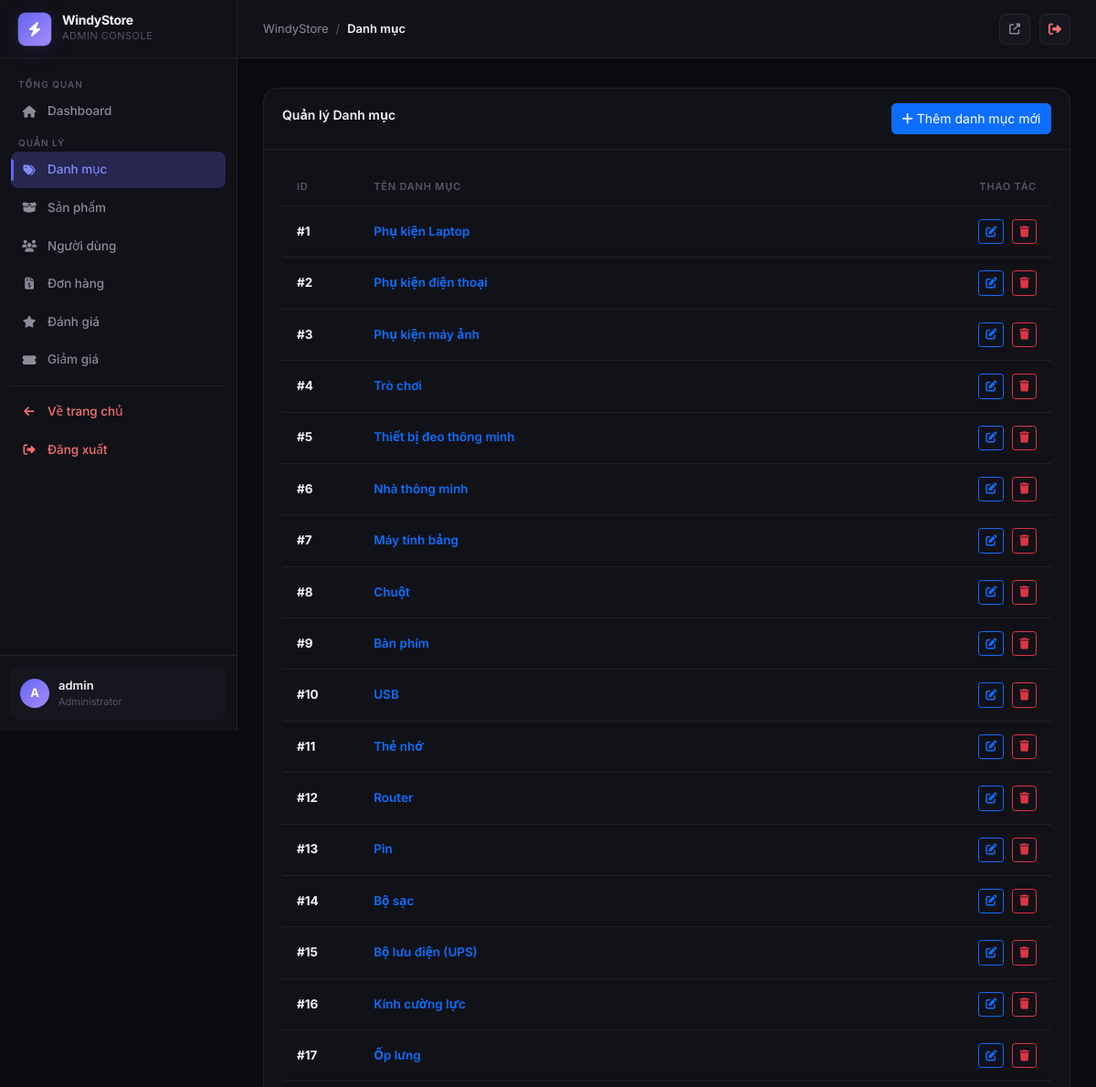
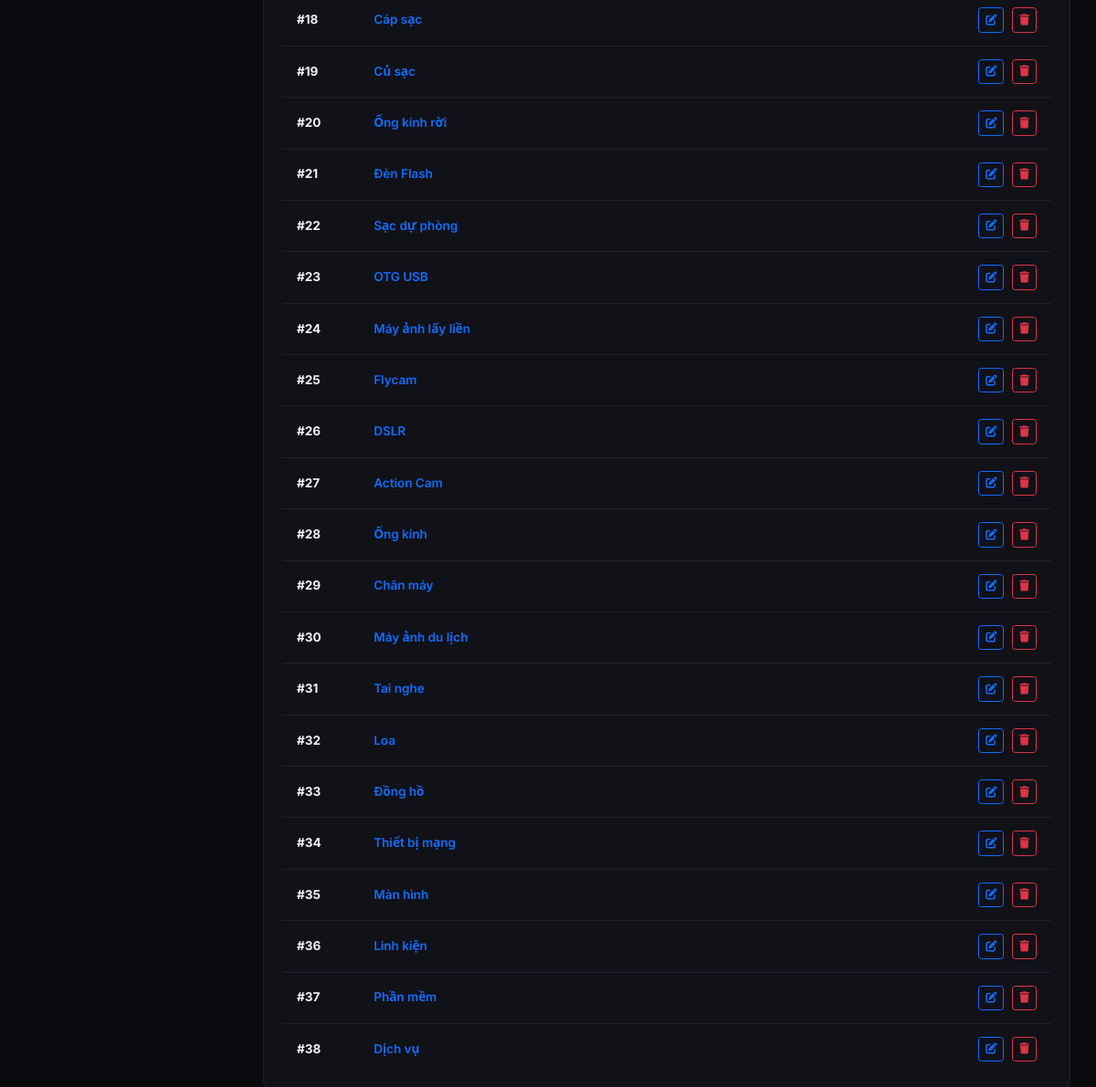
Page /admin/index.php?act=categories (signed in) on the committed database (2 pictures, top to bottom).
### tables this page shows
CREATE TABLE categories (
    id INT AUTO_INCREMENT PRIMARY KEY,
    name VARCHAR(255) NOT NULL,
    img VARCHAR(255),
    status TINYINT(1) DEFAULT 1
);

### model/product.php (called while the page is built, shortened)
<?php
function get_all_categories() {
    $conn = connectdb();
    $stmt = $conn->prepare("SELECT * FROM categories");
    $stmt->execute();
    return $stmt->fetchAll(PDO::FETCH_ASSOC);
}
?>

### admin/view/categories.php (the view)
<div class="panel">
    <div class="panel-header">
        <h2 class="panel-title">Quản lý Danh mục</h2>
        <a href="index.php?act=addcategory" class="btn btn-primary"><i class="fas fa-plus"></i> Thêm danh mục mới</a>
    </div>
    <div class="panel-body">
        <?php if(empty($cat_list)): ?>
            <div class="alert alert-info border-0 bg-info bg-opacity-10 text-info">
                <i class="fas fa-info-circle me-2"></i> Chưa có danh mục nào. Hãy thêm danh mục mới.
            </div>
        <?php else: ?>
        <div style="overflow-x: auto;">
            <table class="data-table">
                <thead>
                    <tr>
                        <th width="10%">ID</th>
                        <th width="70%">Tên danh mục</th>
                        <th width="20%" style="text-align: right;">Thao tác</th>
                    </tr>
                </thead>
                <tbody>
                    <?php foreach ($cat_list as $cat): ?>
                    <tr>
                        <td><strong>#<?= $cat['id'] ?></strong></td>
                        <td><span class="fw-semibold text-primary"><?= htmlspecialchars($cat['name']) ?></span></td>
                        <td style="text-align: right;">
                            <a href="index.php?act=editcategory&id=<?= $cat['id'] ?>" class="btn btn-sm btn-outline-primary" style="margin-right: 5px;" title="Sửa">
                                <i class="fas fa-edit"></i>
                            </a>
                            <a href="index.php?act=delcategory&id=<?= $cat['id'] ?>" class="btn btn-sm btn-outline-danger" onclick="return confirm('Bạn có chắc chắn muốn xóa danh mục này?');" title="Xóa">
                                <i class="fas fa-trash"></i>
                            </a>
                        </td>
                    </tr>
                    <?php endforeach; ?>
                </tbody>
            </table>
        </div>
        <?php endif; ?>
    </div>
</div>
<?php include "footer.php"; ?>

### admin/view/header.php (shortened to what this page needs)
<!DOCTYPE html>
<html lang="vi" data-theme="dark">
<head>
    <link href="https://cdn.jsdelivr.net/npm/bootstrap@5.3.0/dist/css/bootstrap.min.css" rel="stylesheet">
    <link rel="stylesheet" href="https://cdnjs.cloudflare.com/ajax/libs/font-awesome/6.5.0/css/all.min.css">
</head>
<body>
<div class="admin-layout">
    <aside class="sidebar" id="sidebar">
        <a href="index.php" class="sidebar-brand">
            <div class="brand-icon"><i class="fas fa-bolt"></i></div>
            <div class="brand-text">
                <span class="brand-name">WindyStore</span>
                <span class="brand-sub">Admin Console</span>
            </div>
        </a>
        <nav class="sidebar-nav">
            <span class="nav-section-label">Tổng quan</span>
            <a href="index.php" class="sidebar-link <?= !isset($_GET['act']) ? 'active' : '' ?>">
                <span class="icon"><i class="fas fa-home"></i></span>
                Dashboard
            </a>
            <span class="nav-section-label">Quản lý</span>
            <a href="index.php?act=categories" class="sidebar-link <?= isset($_GET['act']) && in_array($_GET['act'], ['categories', 'addcategory', 'editcategory']) ? 'active' : '' ?>">
                <span class="icon"><i class="fas fa-tags"></i></span>
                Danh mục
            </a>
            <a href="index.php?act=products" class="sidebar-link <?= isset($_GET['act']) && in_array($_GET['act'], ['products', 'addproduct', 'editproduct']) ? 'active' : '' ?>">
                <span class="icon"><i class="fas fa-box-open"></i></span>
                Sản phẩm
            </a>
            <a href="index.php?act=users" class="sidebar-link <?= isset($_GET['act']) && $_GET['act'] == 'users' ? 'active' : '' ?>">
                <span class="icon"><i class="fas fa-users"></i></span>
                Người dùng
            </a>
            <a href="index.php?act=orders" class="sidebar-link <?= isset($_GET['act']) && in_array($_GET['act'], ['orders', 'order_detail']) ? 'active' : '' ?>">
                <span class="icon"><i class="fas fa-file-invoice-dollar"></i></span>
                Đơn hàng
            </a>
            <a href="index.php?act=reviews" class="sidebar-link <?= isset($_GET['act']) && in_array($_GET['act'], ['reviews']) ? 'active' : '' ?>">
                <span class="icon"><i class="fas fa-star"></i></span>
                Đánh giá
            </a>
            <a href="index.php?act=coupons" class="sidebar-link <?= isset($_GET['act']) && in_array($_GET['act'], ['coupons']) ? 'active' : '' ?>">
                <span class="icon"><i class="fas fa-ticket-alt"></i></span>
                Giảm giá
            </a>
            <div class="sidebar-divider"></div>
            <a href="../index.php" class="sidebar-link" style="color: #f87171;">
                <span class="icon"><i class="fas fa-arrow-left"></i></span>
                Về trang chủ
            </a>
            <a href="../index.php?act=logout" class="sidebar-link" style="color: #f87171;">
                <span class="icon"><i class="fas fa-sign-out-alt"></i></span>
                Đăng xuất
            </a>
        </nav>
        <div class="sidebar-footer">
            <div class="sidebar-user">
                <div class="user-avatar">
                    <?= strtoupper(substr($_SESSION['user']['username'] ?? 'A', 0, 1)) ?>
                </div>
                <div class="user-info">
                    <div class="user-name"><?= htmlspecialchars($_SESSION['user']['username'] ?? 'Admin') ?></div>
                    <div class="user-role">Administrator</div>
                </div>
            </div>
        </div>
    </aside>
    <div class="main-wrapper">
        <header class="top-bar">
            <div class="top-bar-breadcrumb">
                <span>WindyStore</span>
                <span class="sep">/</span>
                <?php
                $acts = [
                    'categories'  => 'Danh mục',
                    'addcategory' => 'Thêm danh mục',
                    'editcategory'=> 'Sửa danh mục',
                    'products'    => 'Sản phẩm',
                    'addproduct'  => 'Thêm sản phẩm',
                    'editproduct' => 'Sửa sản phẩm',
                    'users'       => 'Người dùng',
                    'orders'      => 'Đơn hàng',
                    'order_detail'=> 'Chi tiết đơn hàng',
                    ''            => 'Dashboard',
                ];
                $current_act = $_GET['act'] ?? '';
                $label = $acts[$current_act] ?? ucfirst($current_act);
                ?>
                <span class="current"><?= $label ?></span>
            </div>
            <div class="top-bar-actions">
                <a href="../index.php" class="btn-icon" title="Xem trang shop">
                    <i class="fas fa-external-link-alt" style="font-size:12px;"></i>
                </a>
                <a href="../index.php?act=logout" class="btn-icon" title="Đăng xuất" style="color: #f87171;">
                    <i class="fas fa-sign-out-alt"></i>
                </a>
            </div>
        </header>
        <main class="main-content">

### admin/index.php (shortened to what this page needs)
<?php
include "../model/product.php";
include "view/header.php";
if (isset($_GET['act'])) {
    $act = $_GET['act'];
    switch ($act) {
        case 'categories':
            $cat_list = get_all_categories();
            include "view/categories.php";
            break;
    }
} else {
    include "view/home.php";
}
include "view/footer.php";
?>

### admin/view/footer.php (shortened to what this page needs)
        </main>
    </div>
</div>
</body>
</html>

### rows in the picture
categories: id "1", name "Phụ kiện Laptop"
categories: id "2", name "Phụ kiện điện thoại"
categories: id "3", name "Phụ kiện máy ảnh"
categories: id "4", name "Trò chơi"
categories: id "5", name "Thiết bị đeo thông minh"
categories: id "6", name "Nhà thông minh"
categories: id "7", name "Máy tính bảng"
categories: id "8", name "Chuột"
categories: id "9", name "Bàn phím"
categories: id "10", name "USB"
categories: id "11", name "Thẻ nhớ"
categories: id "12", name "Router"
categories: id "13", name "Pin"
categories: id "14", name "Bộ sạc"
categories: id "15", name "Bộ lưu điện (UPS)"
categories: id "16", name "Kính cường lực"
categories: id "17", name "Ốp lưng"
categories: id "18", name "Cáp sạc"
categories: id "19", name "Củ sạc"
categories: id "20", name "Ống kính rời"
categories: id "21", name "Đèn Flash"
categories: id "22", name "Sạc dự phòng"
categories: id "23", name "OTG USB"
categories: id "24", name "Máy ảnh lấy liền"
categories: id "25", name "Flycam"
categories: id "26", name "DSLR"
categories: id "27", name "Action Cam"
categories: id "28", name "Ống kính"
categories: id "29", name "Chân máy"
categories: id "30", name "Máy ảnh du lịch"
categories: id "31", name "Tai nghe"
categories: id "32", name "Loa"
categories: id "33", name "Đồng hồ"
categories: id "34", name "Thiết bị mạng"
categories: id "35", name "Màn hình"
categories: id "36", name "Linh kiện"
categories: id "37", name "Phần mềm"
categories: id "38", name "Dịch vụ"

### other values in the picture
substr($_SESSION['user']['username'] ?? 'A', 0, 1) "A"
$_SESSION['user']['username'] "admin"
$label "Danh mục"
